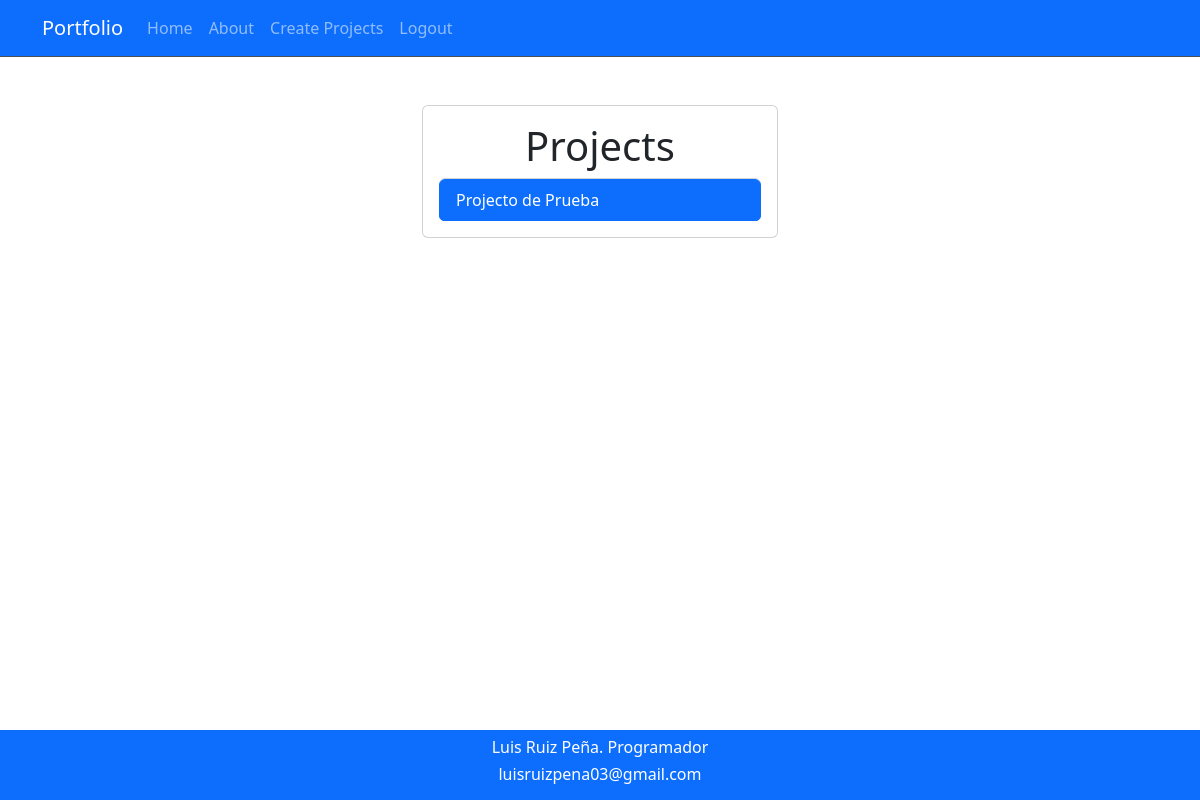
Page / (signed in) on the earlier database version.
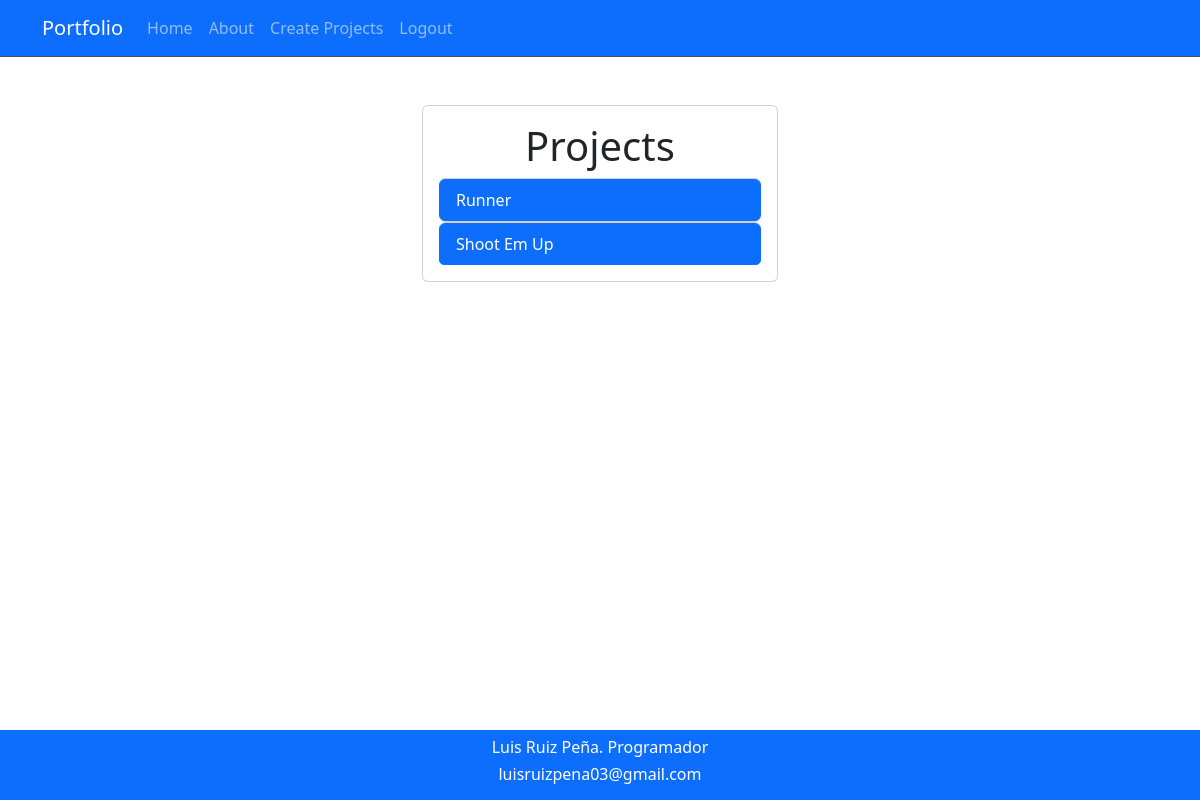
Same page on the later database version.
### basic/models.py (models this page shows, shortened)
class Project(models.Model):
    title = models.CharField(max_length=100)
    description = models.TextField(blank=True)
    sources = models.URLField(max_length=200)
    user = models.ForeignKey(User, on_delete=models.PROTECT)

### basic/views.py (the view)
# urls.py: 2. Add a URL to urlpatterns:  path('', views.home, name='home')
def home(request):
    projects = Project.objects.all()
    return render(request, 'home.html', {
        "projects" : projects
    })

### basic/templates/home.html
{% extends 'base.html' %}
{% block content %}
<div class="card card-body">
    <h1 class="text-center">Projects</h1>
{% if user.is_authenticated %}
    {% for project in projects %}
        <div class="list-group">
            <a href="{% url 'project_details' project.id %}" class="list-group-item list-group-item-action active"> {{ project.title }}</a>
        </div>
    {% endfor %}
{% else %}
        <p class="text-center">Por favor inicie sesion para poder ver los projectos</p>
{% endif %}
</div>
{% endblock %}

### basic/templates/base.html (shortened to what this page needs)
<!DOCTYPE html>
<html lang="en">
<head>
    <link href="https://cdn.jsdelivr.net/npm/bootstrap@5.3.3/dist/css/bootstrap.min.css" rel="stylesheet">
</head>
<body>
    <header>
        <nav class="navbar navbar-expand-lg bg-primary border-bottom" data-bs-theme="dark">
            <div class="container">
              <a class="navbar-brand" href="#">Portfolio</a>
              <div class="collapse navbar-collapse" id="navbarNav">
                <ul class="navbar-nav">
                    <li class="nav-item">
                        <a class="nav-link" href="/">Home</a>
                    </li>
                    <li class="nav-item">
                        <a class="nav-link" href="/about">About</a>
                    </li>
                    {% if user.is_authenticated %}
                        {% if user.is_superuser %}
                        <li class="nav-item">
                            <a class="nav-link" href="/create">Create Projects</a>
                        </li>
                        {% endif %}
                    <li class="nav-item">
                        <a class="nav-link" href="/logout">Logout</a>
                    </li>
                    {% endif %}
                </ul>
              </div>
            </div>
          </nav>
    </header>
    <main class="container ">
        <div class="row">
            <div class="col-md-4 offset-md-4 mt-5">
                {% block content %}
                {% endblock %}
            </div>
        </div>
    </main>
    <div>
        <br>
        <br>
        <br>
        <div class="fixed-bottom p-2 bg-primary text-white">
            <footer>
                <h6 class="text-center">Luis Ruiz Peña. Programador</h3>
                <h6 class="text-center">luisruizpena03@gmail.com</h3>
            </footer>
        </div>
    </div>
</body>
</html>

Differences in the rows shown:
removed Project: title "Projecto de Prueba"
added Project: title "Runner"
added Project: title "Shoot Em Up"
